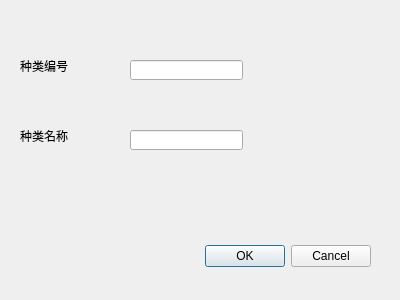
<?xml version="1.0" encoding="UTF-8"?>
<ui version="4.0">
 <class>addCategoryDialog</class>
 <widget class="QDialog" name="addCategoryDialog">
  <property name="geometry">
   <rect>
    <x>0</x>
    <y>0</y>
    <width>400</width>
    <height>300</height>
   </rect>
  </property>
  <property name="windowTitle">
   <string>Dialog</string>
  </property>
  <widget class="QDialogButtonBox" name="buttonBox">
   <property name="geometry">
    <rect>
     <x>30</x>
     <y>240</y>
     <width>341</width>
     <height>32</height>
    </rect>
   </property>
   <property name="orientation">
    <enum>Qt::Horizontal</enum>
   </property>
   <property name="standardButtons">
    <set>QDialogButtonBox::Cancel|QDialogButtonBox::Ok</set>
   </property>
  </widget>
  <widget class="QLabel" name="label">
   <property name="geometry">
    <rect>
     <x>20</x>
     <y>60</y>
     <width>54</width>
     <height>12</height>
    </rect>
   </property>
   <property name="text">
    <string>种类编号</string>
   </property>
  </widget>
  <widget class="QLabel" name="label_2">
   <property name="geometry">
    <rect>
     <x>20</x>
     <y>130</y>
     <width>54</width>
     <height>12</height>
    </rect>
   </property>
   <property name="text">
    <string>种类名称</string>
   </property>
  </widget>
  <widget class="QLineEdit" name="code">
   <property name="geometry">
    <rect>
     <x>130</x>
     <y>60</y>
     <width>113</width>
     <height>20</height>
    </rect>
   </property>
  </widget>
  <widget class="QLineEdit" name="name">
   <property name="geometry">
    <rect>
     <x>130</x>
     <y>130</y>
     <width>113</width>
     <height>20</height>
    </rect>
   </property>
  </widget>
  <widget class="QLabel" name="label_3">
   <property name="geometry">
    <rect>
     <x>30</x>
     <y>230</y>
     <width>121</width>
     <height>41</height>
    </rect>
   </property>
   <property name="text">
    <string/>
   </property>
  </widget>
 </widget>
 <resources/>
 <connections>
  <connection>
   <sender>buttonBox</sender>
   <signal>rejected()</signal>
   <receiver>addCategoryDialog</receiver>
   <slot>reject()</slot>
   <hints>
    <hint type="sourcelabel">
     <x>316</x>
     <y>260</y>
    </hint>
    <hint type="destinationlabel">
     <x>286</x>
     <y>274</y>
    </hint>
   </hints>
  </connection>
 </connections>
</ui>
